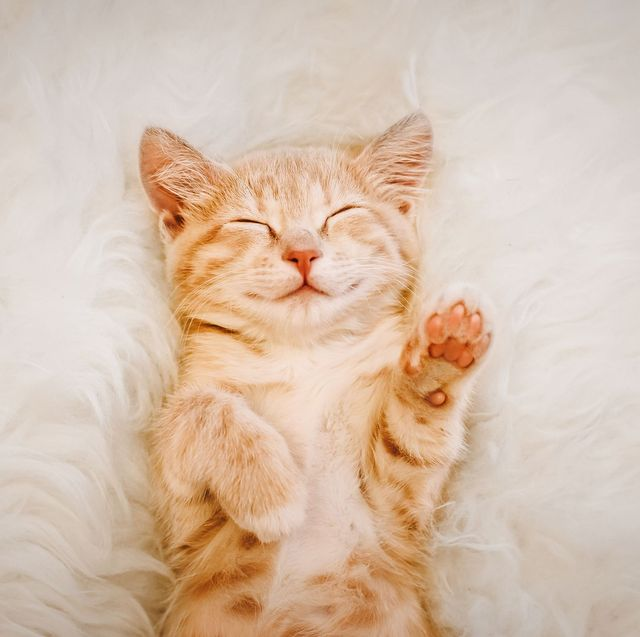
#> input picture cat.jpg, 640 x 637 px
$ jupyter execute '1. Image Handling.ipynb'
#> lines starting #> are read from the running program, lines starting #| are printed output that depends on the picture
[cell 1]
import cv2
import matplotlib.pyplot as plt
import os
import numpy as np
from PIL import Image # pillow library
from IPython.display import display
import ipywidgets

### Read the image

[cell 2]
# read image
im = cv2.imread('cat.jpg')
#> im is the input picture: shape (637, 640, 3); mean B, G, R 173.4, 192.2, 215.2

cv2.imshow('sample image', im)

cv2.waitKey(0) # hold the image window until user closs
cv2.destroyAllWindows() # remove created ui window

[cell 3]
# show image using matplot lib

plt.imshow(im)
#> (this line was passed over: IPython is not available in this run)
# plt.waitforbuttonpress()
# plt.close('all')

[cell 4]
# read image with different color code
# -1, cv2.IMREAD_COLOR - Load a color image any transparency
# 0, cv2.IMREAD_GRAYSCALE - load image in grayscale mode
# 1, cv2.IMREAD_UNCHANGED - loads image as such including alpha channel

im = cv2.imread('cat.jpg', 1)

cv2.imshow('sample image', im) # window name, image variable

cv2.waitKey(0) # hold the image window until user close
cv2.destroyAllWindows()

[cell 5]
plt.imshow(im)
#> (this line was passed over: IPython is not available in this run)

[cell 6]
# read the image in different color code
im = cv2.imread('cat.jpg', cv2.IMREAD_GRAYSCALE)
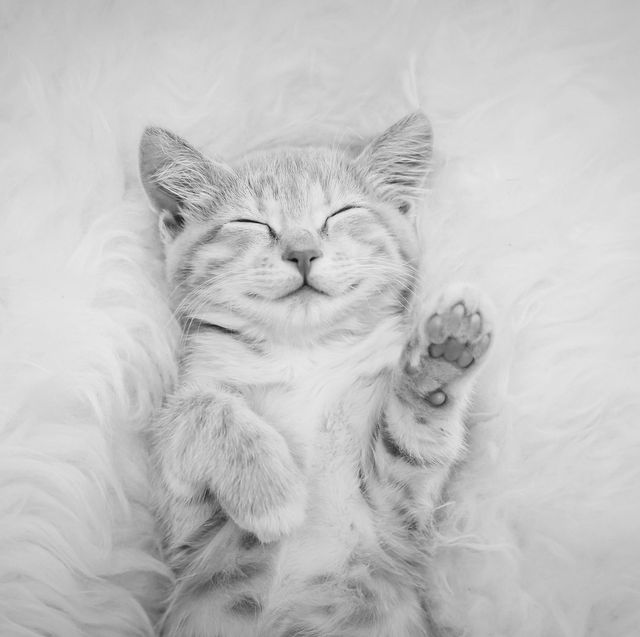
#> im: shape (637, 640); min 6, max 240, mean 196.9
cv2.imshow('image in grayscale', im)

cv2.waitKey(0)
cv2.destroyAllWindows()

[cell 7]
# we have to make array between 0-255
randomByteArray = bytearray(os.urandom(120000))
flattenArray = np.array(randomByteArray)
flattenArray

### Write image

[cell 8]
# convert the array to 300x400 matrix
grayImage = flattenArray.reshape((300, 400))

cv2.imwrite('gray_image.jpg', grayImage)
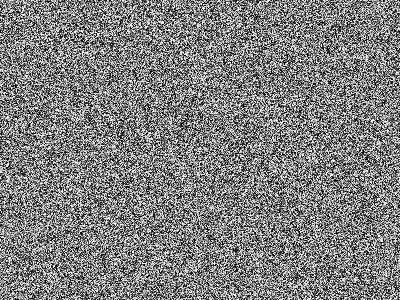
#> saved as gray_image.jpg: shape (300, 400); min 0, max 255, mean 127.4

grayImage3 = cv2.imread('gray_image.jpg')
#> grayImage3: shape (300, 400, 3); min 0, max 255, mean 127.4
cv2.imshow('gray_image', grayImage3)

cv2.waitKey(0)
cv2.destroyAllWindows()

[cell 9]
# show image in output using pillow and display library
display(Image.fromarray(grayImage3))

[cell 10]
# color rgb image from array
rGBImage = flattenArray.reshape(100, 400, 3)
cv2.imwrite('rgb_image.jpg', rGBImage)
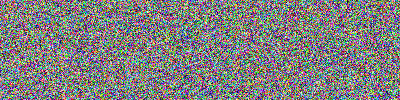
#> saved as rgb_image.jpg: shape (100, 400, 3); mean B, G, R 126.9, 127.4, 127.8

rGBImage3 = cv2.imread('rgb_image.jpg')
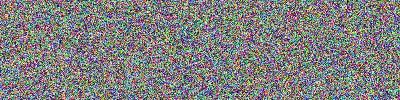
#> rGBImage3: shape (100, 400, 3); mean B, G, R 126.9, 127.4, 127.8
display(Image.fromarray(rGBImage3))

[cell 11]
# display the r,g,b channels of the image
blue_chan, green_chan, red_chan = cv2.split(rGBImage)
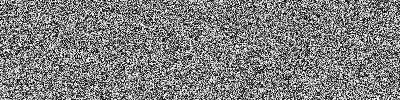
#> blue_chan: shape (100, 400); min 0, max 255, mean 126.9
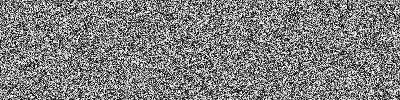
#> green_chan: shape (100, 400); min 0, max 255, mean 127.4
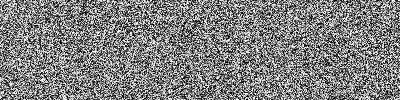
#> red_chan: shape (100, 400); min 0, max 255, mean 127.8
blue_image = cv2.merge([blue_chan, blue_chan, blue_chan])
green_image = cv2.merge([green_chan, green_chan, green_chan])
red_image = cv2.merge([red_chan, red_chan, red_chan])
cv2.imshow('blue image', blue_image)
cv2.imshow('red image', red_image)
cv2.imshow('greed image', green_image)
cv2.waitKey(0)
cv2.destroyAllWindows()

[cell 12]
# image show using pillow
im3 = cv2.imread('cat.jpg')
display(Image.fromarray(im3))

### convert color sclae of image

[cell 13]
im4 = cv2.cvtColor(im, cv2.COLOR_BayerGB2RGB)

plt.imshow(im4)
#> (this line was passed over: IPython is not available in this run)

#### Using ipywidgets

Finally, we can use an ipywidget to display the image. You will need to convert the image from an array to bytes.

ipywidgets are great to use for displaying images and videos remotely within a Jupyter Notebook.

In the code below, we are displaying the original image of the cat that we read in using the CV2 in the previous code block.

[cell 14]
#image encoding
encode = cv2.imencode('.jpg', im4)[1]
bytes_from_array = bytes(encode)

image_widgets = ipywidgets.Image(format='jpeg')
image_widgets.value = bytes_from_array

display(image_widgets)

#### Image resize

[cell 15]
im = cv2.imread('cat.jpg', 1)
re_im = cv2.resize(im, (200,200))
cv2.imshow('Resize image', re_im)
cv2.waitKey(0)
cv2.destroyAllWindows()

[cell 16]
# resize the image by half of image pixel
re_im = cv2.resize(im, (0, 0), fx=0.5, fy=0.5)
#> re_im: shape (318, 320, 3)
cv2.imshow('Resize image', re_im)
cv2.waitKey(0)
cv2.destroyAllWindows()

### Rotating image

[cell 17]
ro_image = cv2.rotate(re_im, cv2.ROTATE_90_CLOCKWISE)
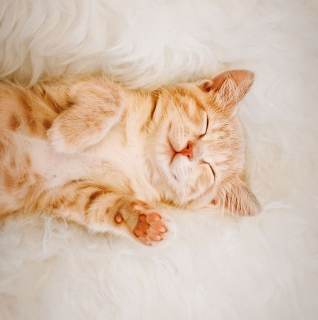
#> ro_image: shape (320, 318, 3); mean B, G, R 173.6, 192.4, 215.4
cv2.imshow('Rotate image', ro_image)
cv2.waitKey(0)
cv2.destroyAllWindows()
